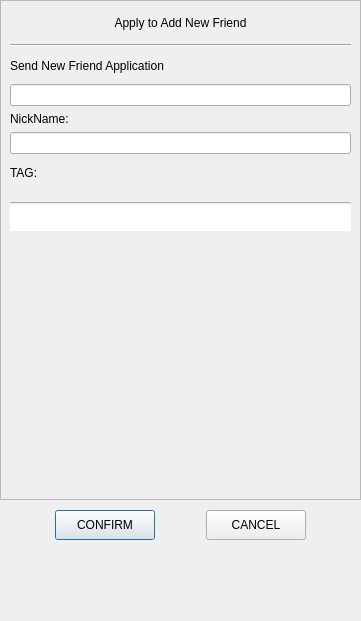
<?xml version="1.0" encoding="UTF-8"?>
<ui version="4.0">
 <class>ApplyFriend</class>
 <widget class="QDialog" name="ApplyFriend">
  <property name="geometry">
   <rect>
    <x>0</x>
    <y>0</y>
    <width>361</width>
    <height>621</height>
   </rect>
  </property>
  <property name="minimumSize">
   <size>
    <width>361</width>
    <height>621</height>
   </size>
  </property>
  <property name="maximumSize">
   <size>
    <width>361</width>
    <height>621</height>
   </size>
  </property>
  <property name="windowTitle">
   <string>Dialog</string>
  </property>
  <layout class="QVBoxLayout" name="verticalLayout">
   <property name="spacing">
    <number>0</number>
   </property>
   <property name="leftMargin">
    <number>0</number>
   </property>
   <property name="topMargin">
    <number>0</number>
   </property>
   <property name="rightMargin">
    <number>0</number>
   </property>
   <property name="bottomMargin">
    <number>0</number>
   </property>
   <item>
    <widget class="QScrollArea" name="scrollArea">
     <property name="minimumSize">
      <size>
       <width>0</width>
       <height>500</height>
      </size>
     </property>
     <property name="widgetResizable">
      <bool>true</bool>
     </property>
     <widget class="QWidget" name="scrollContent">
      <property name="geometry">
       <rect>
        <x>0</x>
        <y>0</y>
        <width>363</width>
        <height>481</height>
       </rect>
      </property>
      <layout class="QVBoxLayout" name="verticalLayout_2">
       <property name="spacing">
        <number>0</number>
       </property>
       <property name="leftMargin">
        <number>0</number>
       </property>
       <property name="rightMargin">
        <number>0</number>
       </property>
       <item>
        <widget class="QLabel" name="apply_lb">
         <property name="minimumSize">
          <size>
           <width>0</width>
           <height>25</height>
          </size>
         </property>
         <property name="maximumSize">
          <size>
           <width>16777215</width>
           <height>25</height>
          </size>
         </property>
         <property name="text">
          <string>Apply to Add New Friend</string>
         </property>
         <property name="alignment">
          <set>Qt::AlignmentFlag::AlignCenter</set>
         </property>
        </widget>
       </item>
       <item>
        <widget class="QWidget" name="apply_wid" native="true">
         <layout class="QVBoxLayout" name="verticalLayout_3">
          <item>
           <widget class="Line" name="line">
            <property name="orientation">
             <enum>Qt::Orientation::Horizontal</enum>
            </property>
           </widget>
          </item>
          <item>
           <widget class="QLabel" name="label">
            <property name="minimumSize">
             <size>
              <width>25</width>
              <height>25</height>
             </size>
            </property>
            <property name="maximumSize">
             <size>
              <width>16777215</width>
              <height>25</height>
             </size>
            </property>
            <property name="text">
             <string>Send New Friend Application</string>
            </property>
           </widget>
          </item>
          <item>
           <widget class="CustomizeEdit" name="name_edit">
            <property name="maximumSize">
             <size>
              <width>16777215</width>
              <height>35</height>
             </size>
            </property>
           </widget>
          </item>
          <item>
           <widget class="QLabel" name="nick_label">
            <property name="maximumSize">
             <size>
              <width>16777215</width>
              <height>25</height>
             </size>
            </property>
            <property name="text">
             <string>NickName:</string>
            </property>
           </widget>
          </item>
          <item>
           <widget class="CustomizeEdit" name="nick_edit">
            <property name="maximumSize">
             <size>
              <width>16777215</width>
              <height>35</height>
             </size>
            </property>
           </widget>
          </item>
          <item>
           <widget class="QLabel" name="label_3">
            <property name="minimumSize">
             <size>
              <width>0</width>
              <height>25</height>
             </size>
            </property>
            <property name="maximumSize">
             <size>
              <width>16777215</width>
              <height>25</height>
             </size>
            </property>
            <property name="text">
             <string>TAG:</string>
            </property>
           </widget>
          </item>
          <item>
           <widget class="QWidget" name="lb_group_wid" native="true">
            <property name="minimumSize">
             <size>
              <width>0</width>
              <height>50</height>
             </size>
            </property>
            <property name="maximumSize">
             <size>
              <width>16777215</width>
              <height>16777215</height>
             </size>
            </property>
            <layout class="QVBoxLayout" name="verticalLayout_4">
             <property name="spacing">
              <number>0</number>
             </property>
             <property name="leftMargin">
              <number>0</number>
             </property>
             <property name="topMargin">
              <number>0</number>
             </property>
             <property name="rightMargin">
              <number>0</number>
             </property>
             <property name="bottomMargin">
              <number>0</number>
             </property>
             <item>
              <widget class="QWidget" name="grid_wid" native="true">
               <property name="minimumSize">
                <size>
                 <width>0</width>
                 <height>40</height>
                </size>
               </property>
               <property name="maximumSize">
                <size>
                 <width>16777215</width>
                 <height>16777215</height>
                </size>
               </property>
               <widget class="CustomizeEdit" name="lb_edit">
                <property name="geometry">
                 <rect>
                  <x>-9</x>
                  <y>11</y>
                  <width>351</width>
                  <height>35</height>
                 </rect>
                </property>
                <property name="minimumSize">
                 <size>
                  <width>0</width>
                  <height>35</height>
                 </size>
                </property>
                <property name="maximumSize">
                 <size>
                  <width>16777215</width>
                  <height>35</height>
                 </size>
                </property>
               </widget>
              </widget>
             </item>
             <item>
              <widget class="QWidget" name="input_wid" native="true">
               <property name="minimumSize">
                <size>
                 <width>0</width>
                 <height>40</height>
                </size>
               </property>
               <property name="maximumSize">
                <size>
                 <width>16777215</width>
                 <height>40</height>
                </size>
               </property>
               <layout class="QVBoxLayout" name="verticalLayout_5">
                <property name="spacing">
                 <number>0</number>
                </property>
                <property name="leftMargin">
                 <number>0</number>
                </property>
                <property name="topMargin">
                 <number>0</number>
                </property>
                <property name="rightMargin">
                 <number>0</number>
                </property>
                <property name="bottomMargin">
                 <number>0</number>
                </property>
                <item>
                 <widget class="ClickedOnceLabel" name="tip_lb">
                  <property name="text">
                   <string/>
                  </property>
                 </widget>
                </item>
               </layout>
              </widget>
             </item>
            </layout>
           </widget>
          </item>
          <item>
           <widget class="QWidget" name="widget" native="true">
            <property name="minimumSize">
             <size>
              <width>0</width>
              <height>60</height>
             </size>
            </property>
            <layout class="QHBoxLayout" name="horizontalLayout_2">
             <property name="leftMargin">
              <number>0</number>
             </property>
             <property name="topMargin">
              <number>0</number>
             </property>
             <property name="rightMargin">
              <number>0</number>
             </property>
             <property name="bottomMargin">
              <number>0</number>
             </property>
             <item>
              <widget class="QWidget" name="lb_list" native="true">
               <property name="minimumSize">
                <size>
                 <width>287</width>
                 <height>50</height>
                </size>
               </property>
               <property name="maximumSize">
                <size>
                 <width>287</width>
                 <height>16777215</height>
                </size>
               </property>
              </widget>
             </item>
             <item>
              <widget class="QWidget" name="more_lb_wid" native="true">
               <layout class="QVBoxLayout" name="verticalLayout_6">
                <item>
                 <spacer name="verticalSpacer_3">
                  <property name="orientation">
                   <enum>Qt::Orientation::Vertical</enum>
                  </property>
                  <property name="sizeHint" stdset="0">
                   <size>
                    <width>20</width>
                    <height>40</height>
                   </size>
                  </property>
                 </spacer>
                </item>
                <item>
                 <widget class="ClickedOnceLabel" name="more_lb">
                  <property name="minimumSize">
                   <size>
                    <width>25</width>
                    <height>25</height>
                   </size>
                  </property>
                  <property name="maximumSize">
                   <size>
                    <width>25</width>
                    <height>25</height>
                   </size>
                  </property>
                  <property name="text">
                   <string/>
                  </property>
                 </widget>
                </item>
                <item>
                 <spacer name="verticalSpacer_4">
                  <property name="orientation">
                   <enum>Qt::Orientation::Vertical</enum>
                  </property>
                  <property name="sizeHint" stdset="0">
                   <size>
                    <width>20</width>
                    <height>40</height>
                   </size>
                  </property>
                 </spacer>
                </item>
               </layout>
              </widget>
             </item>
            </layout>
           </widget>
          </item>
         </layout>
        </widget>
       </item>
      </layout>
     </widget>
    </widget>
   </item>
   <item>
    <widget class="QWidget" name="apply_sure_wid" native="true">
     <property name="minimumSize">
      <size>
       <width>0</width>
       <height>50</height>
      </size>
     </property>
     <layout class="QHBoxLayout" name="horizontalLayout">
      <item>
       <spacer name="horizontalSpacer">
        <property name="orientation">
         <enum>Qt::Orientation::Horizontal</enum>
        </property>
        <property name="sizeHint" stdset="0">
         <size>
          <width>40</width>
          <height>20</height>
         </size>
        </property>
       </spacer>
      </item>
      <item>
       <widget class="ClickedButton" name="sure_btn">
        <property name="minimumSize">
         <size>
          <width>100</width>
          <height>30</height>
         </size>
        </property>
        <property name="text">
         <string>CONFIRM</string>
        </property>
       </widget>
      </item>
      <item>
       <spacer name="horizontalSpacer_2">
        <property name="orientation">
         <enum>Qt::Orientation::Horizontal</enum>
        </property>
        <property name="sizeHint" stdset="0">
         <size>
          <width>40</width>
          <height>20</height>
         </size>
        </property>
       </spacer>
      </item>
      <item>
       <widget class="ClickedButton" name="cancel_btn">
        <property name="minimumSize">
         <size>
          <width>100</width>
          <height>30</height>
         </size>
        </property>
        <property name="text">
         <string>CANCEL</string>
        </property>
       </widget>
      </item>
      <item>
       <spacer name="horizontalSpacer_3">
        <property name="orientation">
         <enum>Qt::Orientation::Horizontal</enum>
        </property>
        <property name="sizeHint" stdset="0">
         <size>
          <width>40</width>
          <height>20</height>
         </size>
        </property>
       </spacer>
      </item>
     </layout>
    </widget>
   </item>
   <item>
    <spacer name="verticalSpacer">
     <property name="orientation">
      <enum>Qt::Orientation::Vertical</enum>
     </property>
     <property name="sizeHint" stdset="0">
      <size>
       <width>20</width>
       <height>40</height>
      </size>
     </property>
    </spacer>
   </item>
   <item>
    <spacer name="verticalSpacer_2">
     <property name="orientation">
      <enum>Qt::Orientation::Vertical</enum>
     </property>
     <property name="sizeType">
      <enum>QSizePolicy::Policy::Fixed</enum>
     </property>
     <property name="sizeHint" stdset="0">
      <size>
       <width>20</width>
       <height>10</height>
      </size>
     </property>
    </spacer>
   </item>
  </layout>
 </widget>
 <customwidgets>
  <customwidget>
   <class>ClickedButton</class>
   <extends>QPushButton</extends>
   <header>clickedbutton.h</header>
  </customwidget>
  <customwidget>
   <class>CustomizeEdit</class>
   <extends>QLineEdit</extends>
   <header>customizeedit.h</header>
  </customwidget>
  <customwidget>
   <class>ClickedOnceLabel</class>
   <extends>QLabel</extends>
   <header>clickedoncelabel.h</header>
  </customwidget>
 </customwidgets>
 <resources/>
 <connections/>
</ui>
